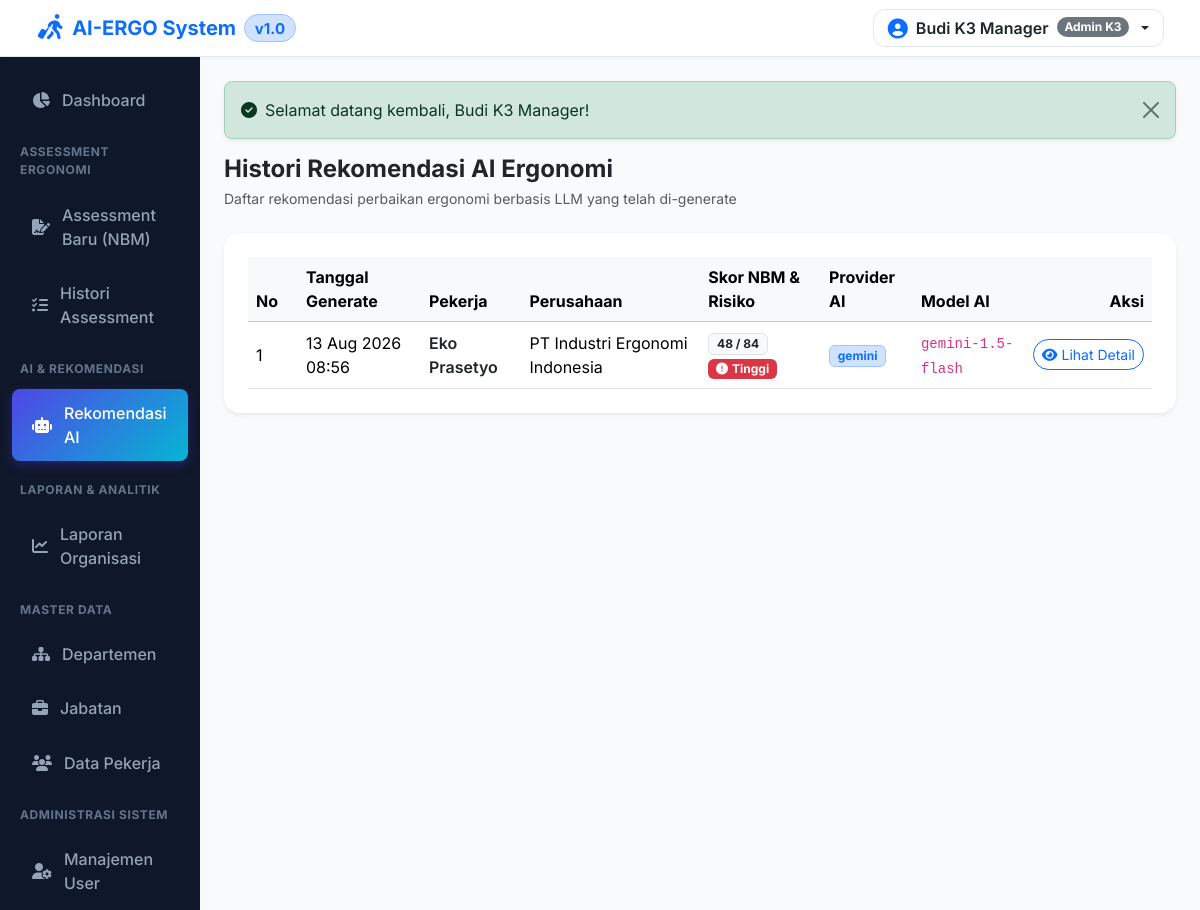
Page /ai/history (signed in) on the committed database.
### tables this page shows
CREATE TABLE IF NOT EXISTS `settings` (
  `id` BIGINT UNSIGNED AUTO_INCREMENT PRIMARY KEY,
  `setting_group` VARCHAR(50) NOT NULL DEFAULT 'general',
  `setting_key` VARCHAR(100) NOT NULL UNIQUE,
  `setting_value` LONGTEXT NULL,
  `description` TEXT NULL
);

CREATE TABLE IF NOT EXISTS `ai_recommendations` (
  `id` BIGINT UNSIGNED AUTO_INCREMENT PRIMARY KEY,
  `assessment_id` BIGINT UNSIGNED NOT NULL,
  `ai_provider` VARCHAR(50) NOT NULL DEFAULT 'gemini',
  `ai_model` VARCHAR(100) NOT NULL DEFAULT 'gemini-1.5-flash',
  `prompt_text` LONGTEXT NULL,
  `recommendation_text` LONGTEXT NOT NULL,
  `generated_at` DATETIME DEFAULT CURRENT_TIMESTAMP,
  `created_at` TIMESTAMP DEFAULT CURRENT_TIMESTAMP,
  FOREIGN KEY (`assessment_id`) REFERENCES `assessments` (`id`) ON DELETE CASCADE
);

CREATE TABLE IF NOT EXISTS `employees` (
  `id` BIGINT UNSIGNED AUTO_INCREMENT PRIMARY KEY,
  `company_id` BIGINT UNSIGNED NOT NULL,
  `department_id` BIGINT UNSIGNED NOT NULL,
  `position_id` BIGINT UNSIGNED NOT NULL,
  `employee_number` VARCHAR(50) NOT NULL,
  `name` VARCHAR(255) NOT NULL,
  `gender` ENUM('L', 'P') NOT NULL DEFAULT 'L',
  `birth_date` DATE NULL,
  `age` INT NOT NULL DEFAULT 30,
  `height` DECIMAL(5,2) NOT NULL DEFAULT 168.00,
  `weight` DECIMAL(5,2) NOT NULL DEFAULT 65.00,
  `years_of_service` INT NOT NULL DEFAULT 3,
  `phone` VARCHAR(50) NULL,
  `email` VARCHAR(191) NULL,
  `status` ENUM('active', 'inactive') DEFAULT 'active',
  `created_at` TIMESTAMP DEFAULT CURRENT_TIMESTAMP,
  `updated_at` TIMESTAMP DEFAULT CURRENT_TIMESTAMP ON UPDATE CURRENT_TIMESTAMP,
  FOREIGN KEY (`company_id`) REFERENCES `companies` (`id`) ON DELETE CASCADE,
  FOREIGN KEY (`department_id`) REFERENCES `departments` (`id`) ON DELETE CASCADE,
  FOREIGN KEY (`position_id`) REFERENCES `positions` (`id`) ON DELETE CASCADE
);

CREATE TABLE IF NOT EXISTS `companies` (
  `id` BIGINT UNSIGNED AUTO_INCREMENT PRIMARY KEY,
  `name` VARCHAR(255) NOT NULL,
  `address` TEXT NULL,
  `phone` VARCHAR(50) NULL,
  `email` VARCHAR(100) NULL,
  `logo` VARCHAR(255) NULL,
  `status` ENUM('active', 'inactive') DEFAULT 'active',
  `created_at` TIMESTAMP DEFAULT CURRENT_TIMESTAMP,
  `updated_at` TIMESTAMP DEFAULT CURRENT_TIMESTAMP ON UPDATE CURRENT_TIMESTAMP
);

CREATE TABLE IF NOT EXISTS `assessments` (
  `id` BIGINT UNSIGNED AUTO_INCREMENT PRIMARY KEY,
  `employee_id` BIGINT UNSIGNED NOT NULL,
  `assessor_id` BIGINT UNSIGNED NULL,
  `assessment_date` DATE NOT NULL,
  `total_score` INT NOT NULL DEFAULT 0,
  `risk_level` ENUM('Rendah', 'Sedang', 'Tinggi', 'Sangat Tinggi') NOT NULL DEFAULT 'Rendah',
  `dominant_body_area` VARCHAR(255) NULL,
  `notes` TEXT NULL,
  `created_at` TIMESTAMP DEFAULT CURRENT_TIMESTAMP,
  `updated_at` TIMESTAMP DEFAULT CURRENT_TIMESTAMP ON UPDATE CURRENT_TIMESTAMP,
  FOREIGN KEY (`employee_id`) REFERENCES `employees` (`id`) ON DELETE CASCADE,
  FOREIGN KEY (`assessor_id`) REFERENCES `users` (`id`) ON DELETE SET NULL
);

### resources/views/ai/history.php (the view)
<div class="d-flex justify-content-between align-items-center mb-4">
    <div>
        <h4 class="fw-bold text-dark mb-1">Histori Rekomendasi AI Ergonomi</h4>
        <p class="text-muted small mb-0">Daftar rekomendasi perbaikan ergonomi berbasis LLM yang telah di-generate</p>
    </div>
</div>
<div class="card border-0 shadow-sm rounded-4">
    <div class="card-body p-4">
        <div class="table-responsive">
            <table class="table table-hover align-middle mb-0">
                <thead class="table-light">
                    <tr>
                        <th style="width: 50px;">No</th>
                        <th>Tanggal Generate</th>
                        <th>Pekerja</th>
                        <th>Perusahaan</th>
                        <th>Skor NBM & Risiko</th>
                        <th>Provider AI</th>
                        <th>Model AI</th>
                        <th class="text-end">Aksi</th>
                    </tr>
                </thead>
                <tbody>
                    <?php if (empty($recommendations)): ?>
                        <tr><td colspan="8" class="text-center text-muted py-3">Belum ada histori rekomendasi AI.</td></tr>
                    <?php else: ?>
                        <?php $no = 1; foreach ($recommendations as $r): ?>
                            <tr>
                                <td><?= $no++ ?></td>
                                <td><?= date('d M Y H:i', strtotime($r['generated_at'])) ?></td>
                                <td class="fw-semibold text-dark"><?= sanitize($r['employee_name']) ?></td>
                                <td><?= sanitize($r['company_name']) ?></td>
                                <td>
                                    <span class="badge bg-light text-dark border me-1"><?= $r['total_score'] ?> / 84</span>
                                    <?= risk_badge($r['risk_level']) ?>
                                </td>
                                <td><span class="badge bg-primary-subtle text-primary border border-primary-subtle"><?= sanitize($r['ai_provider']) ?></span></td>
                                <td><code><?= sanitize($r['ai_model']) ?></code></td>
                                <td class="text-end text-nowrap">
                                    <div class="table-action-group justify-content-end">
                                        <a href="<?= base_url("assessments/show/{$r['assessment_id']}") ?>" class="btn btn-sm btn-outline-primary rounded-pill px-2 py-1"><i class="fa-solid fa-eye me-1"></i>Lihat Detail</a>
                                    </div>
                                </td>
                            </tr>
                        <?php endforeach; ?>
                    <?php endif; ?>
                </tbody>
            </table>
        </div>
    </div>
</div>

### core/Router.php (shortened to what the rows shown need)
<?php
class Router {
    private static array $routes = [];
    public static function get(string $path, array $handler): void {
        self::$routes['GET'][$path] = $handler;
    }
    public static function post(string $path, array $handler): void {
        self::$routes['POST'][$path] = $handler;
    }
    public static function dispatch(string $uri, string $method): void {
        $uri = parse_url($uri, PHP_URL_PATH);
        $scriptDir = str_replace('\\', '/', dirname($_SERVER['SCRIPT_NAME'] ?? ''));
        $baseDir = preg_replace('#/public$#i', '', $scriptDir);
        if (!empty($scriptDir) && $scriptDir !== '/' && strpos($uri, $scriptDir) === 0) {
            $uri = substr($uri, strlen($scriptDir));
        } elseif (!empty($baseDir) && $baseDir !== '/' && strpos($uri, $baseDir) === 0) {
            $uri = substr($uri, strlen($baseDir));
        }
        $uri = '/' . trim($uri, '/');
        $method = strtoupper($method);
        if (isset(self::$routes[$method])) {
            foreach (self::$routes[$method] as $routePath => $handler) {
                $pattern = preg_replace('/\{([a-zA-Z0-9_]+)\}/', '([^/]+)', $routePath);
                $pattern = "#^" . $pattern . "$#";
                if (preg_match($pattern, $uri, $matches)) {
                    array_shift($matches);
                    [$controllerClass, $action] = $handler;
                    if (class_exists($controllerClass)) {
                        $controller = new $controllerClass();
                        if (method_exists($controller, $action)) {
                            call_user_func_array([$controller, $action], $matches);
                            return;
                        }
                    }
                }
            }
        }
        exit;
    }
}

### resources/views/layouts/header.php (shortened to what the rows shown need)
<!DOCTYPE html>
<html lang="id">
<head>
    <title><?= sanitize($title ?? (get_setting('APP_NAME', 'AI-ERGO') . ' - Ergonomic Risk Assessment System')) ?></title>
    <link href="https://cdn.jsdelivr.net/npm/bootstrap@5.3.2/dist/css/bootstrap.min.css" rel="stylesheet">
    <link href="https://cdnjs.cloudflare.com/ajax/libs/font-awesome/6.4.2/css/all.min.css" rel="stylesheet">
    <link href="<?= assets('css/style.css') ?>?v=<?= time() ?>" rel="stylesheet">
</head>
<body>
<?php if (is_logged_in()): ?>
<nav class="navbar app-header sticky-top px-2 px-md-4 py-2">
    <div class="container-fluid d-flex flex-nowrap align-items-center justify-content-between">
        <div class="d-flex align-items-center gap-2">
            <a class="navbar-brand d-flex align-items-center gap-1 gap-sm-2 fw-bold text-primary mb-0 me-0" href="<?= base_url('dashboard') ?>">
                <?php $appLogo = get_setting('APP_LOGO'); ?>
                <?php if (upload_exists($appLogo)): ?>
                    <img src="<?= upload_url($appLogo) ?>" alt="Logo" style="max-height: 32px; width: auto;" class="d-inline-block align-text-top me-1">
                <?php else: ?>
                    <i class="fa-solid fa-person-walking-luggage fa-lg text-primary"></i>
                <?php endif; ?>
                <span><?= sanitize(get_setting('APP_NAME', 'AI-ERGO')) ?></span>
                <span class="badge bg-primary-subtle text-primary border border-primary-subtle rounded-pill fs-7">v1.0</span>
            </a>
        </div>
        <div class="d-flex align-items-center ms-auto">
            <div class="dropdown">
                <button class="btn dropdown-toggle d-flex align-items-center gap-2 user-profile-btn" type="button" data-bs-toggle="dropdown">
                    <i class="fa-solid fa-circle-user text-primary fa-lg"></i>
                    <span class="fw-semibold text-dark d-none d-md-inline"><?= sanitize(auth_user()['name'] ?? 'User') ?></span>
                    <span class="badge bg-secondary rounded-pill d-none d-md-inline"><?= sanitize(auth_user()['roles'][0] ?? 'User') ?></span>
                </button>
            </div>
        </div>
    </div>
</nav>
<div class="container-fluid">
    <div class="row">
<?php endif; ?>

### app/Helpers/Functions.php (shortened to what the rows shown need)
<?php
if (!function_exists('get_setting')) {
    function get_setting($key, $default = '') {
        static $settingsMap = null;
        if ($settingsMap === null) {
            try {
                $settingModel = new \App\Models\Setting();
                $settingsMap = $settingModel->getAllAsKeyValue();
            } catch (\Exception $e) {
                $settingsMap = [];
            }
        }
        return $settingsMap[$key] ?? $default;
    }
}
if (!function_exists('base_url')) {
    function base_url($path = '') {
        static $detectedBase = null;
        if ($detectedBase === null) {
            if (isset($_SERVER['HTTP_HOST'])) {
                $scheme = (isset($_SERVER['HTTPS']) && $_SERVER['HTTPS'] === 'on') ? 'https' : 'http';
                $scriptDir = str_replace('\\', '/', dirname($_SERVER['SCRIPT_NAME'] ?? ''));
                $baseDir = preg_replace('#/public$#i', '', $scriptDir);
                $detectedBase = $scheme . '://' . $_SERVER['HTTP_HOST'] . rtrim($baseDir, '/');
            } else {
                $detectedBase = config('app.url', 'http://localhost/ergonomi');
            }
        }
        return rtrim($detectedBase, '/') . '/' . ltrim($path, '/');
    }
}
if (!function_exists('assets')) {
    function assets($path = '') {
        static $detectedAssetsBase = null;
        if ($detectedAssetsBase === null) {
            if (isset($_SERVER['HTTP_HOST'])) {
                $scheme = (isset($_SERVER['HTTPS']) && $_SERVER['HTTPS'] === 'on') ? 'https' : 'http';
                $scriptDir = str_replace('\\', '/', dirname($_SERVER['SCRIPT_NAME'] ?? ''));
                if (preg_match('#/public$#i', $scriptDir)) {
                    $detectedAssetsBase = $scheme . '://' . $_SERVER['HTTP_HOST'] . rtrim($scriptDir, '/') . '/assets/';
                } else {
                    $detectedAssetsBase = $scheme . '://' . $_SERVER['HTTP_HOST'] . rtrim($scriptDir, '/') . '/public/assets/';
                }
            } else {
                $detectedAssetsBase = base_url('public/assets/');
            }
        }
        return rtrim($detectedAssetsBase, '/') . '/' . ltrim($path, '/');
    }
}
if (!function_exists('upload_exists')) {
    function upload_exists($path = '') {
        if (empty($path)) return false;
        $fullPath = __DIR__ . '/../../public/' . ltrim($path, '/');
        return file_exists($fullPath);
    }
}
if (!function_exists('sanitize')) {
    function sanitize($data) {
        return htmlspecialchars(trim((string)$data), ENT_QUOTES, 'UTF-8');
    }
}
if (!function_exists('auth_user')) {
    function auth_user() {
        return $_SESSION['user'] ?? null;
    }
}
if (!function_exists('is_logged_in')) {
    function is_logged_in() {
        return auth_user() !== null;
    }
}
if (!function_exists('risk_badge')) {
    function risk_badge($riskLevel) {
        switch ($riskLevel) {
            case 'Tinggi':
                return '<span class="badge bg-danger"><i class="fas fa-exclamation-circle me-1"></i>Tinggi</span>';
        }
    }
}

### rows in the picture
settings: setting_key "AI-ERGO System"
ai_recommendations: generated_at "13 Aug 2026 08:56", employees.name "Eko Prasetyo", companies.name "PT Industri Ergonomi Indonesia", assessment.total_score "48", ai_provider "gemini", ai_model "gemini-1.5-flash"

### other values in the picture
$msg['message'] "Selamat datang kembali, Budi K3 Manager!"
